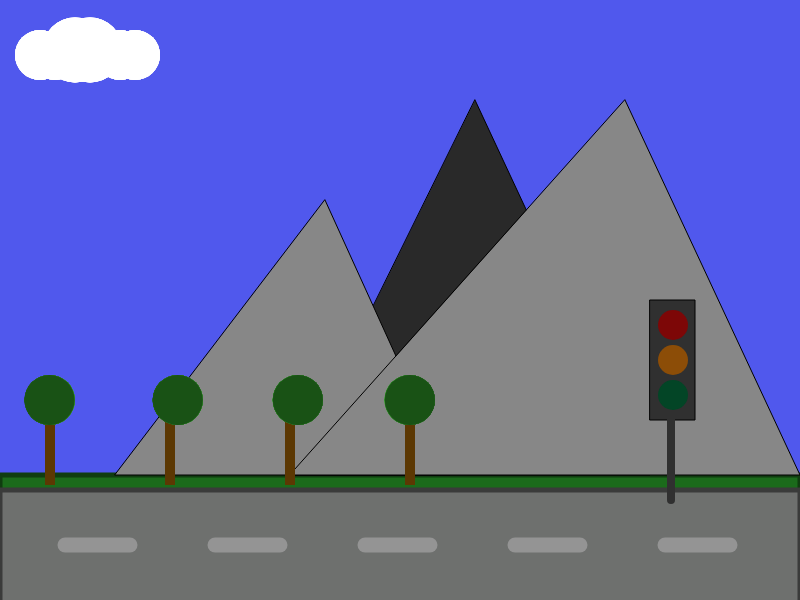
Frame 1 (no input)
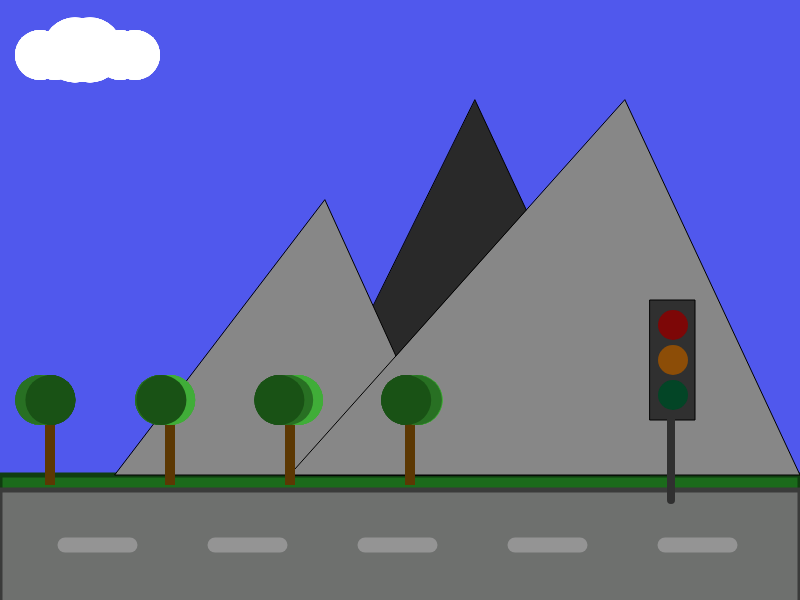
Frame 60 (no input)
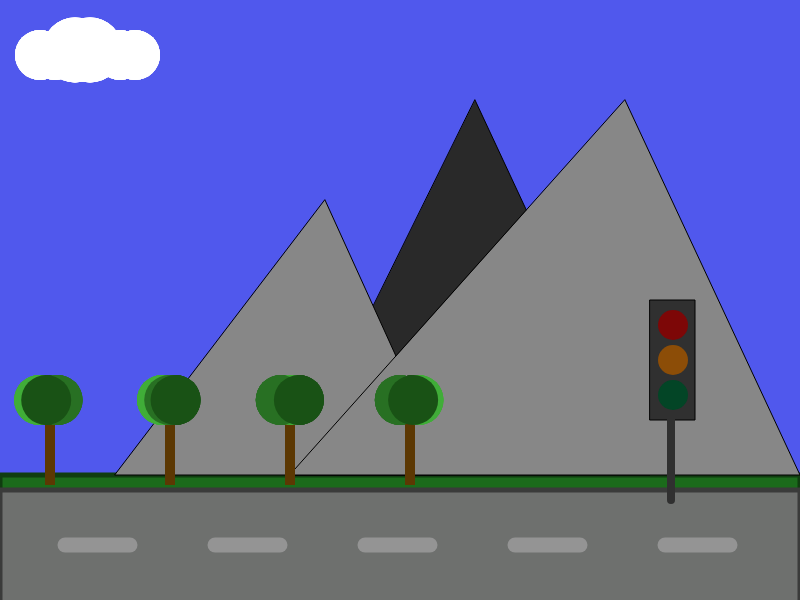
Frame 120 (the mouse pressed at the canvas centre since frame 60)

The p5.js sketch that drew these frames (run headless with seeded random() and noise() and a simulated clock; from frame 60 on, the mouse is pressed at the canvas centre):

// p5.js sketch
// ── sketch.js

function setup() {
  createCanvas(800, 600);
}

function draw() {


  //background 
  background(80,88,237);
  strokeWeight(5)
  stroke(16,61,16)
  fill(27,107,27)
  rect(0,475,800,)
  

  
  stroke(58,59,58)
  strokeWeight(5)
  fill(110,112,110)
  rect(0,490,800,)
  
  //road
  stroke(148,148,148)
  strokeWeight(15)

  for (let i=0; i<7; i++){
    line(65 + i * 150, 545, 130 + i * 150, 545);
  }
  noStroke(0)




    //mountains 
  stroke(0)
  strokeWeight(1)
  fill(41,41,41)
  triangle(290, 475, 650, 475, 475, 100)


  stroke(0)
  strokeWeight(1)
  fill(135,135,135)
  triangle(115, 475, 450, 475, 325, 200)

  stroke(0)
  strokeWeight(1)
  fill(135,135,135)
  triangle(290, 475, 800, 475, 625, 100)

  //traffic light
  fill(48)
  rect(650,300,45,120)

  strokeWeight(8)
  stroke(48)
  line(671,400,671,500)
  
  
  noStroke()
  fill(125,7,7)
  circle(673,325,30)
  fill(140,77,7)
  circle(673,360,30)
  fill(3,69,38)
  circle(673,395,30)
  

  //trees


  for(let i=0; i<4; i++){
    fill(92,56,3)
    rect(45 + i * 120,400,10, 85)



  for (let i =0; i<4; i++){
    let sway1 = sin(frameCount * 0.05 + i) * 10;
    let sway2 = sin(frameCount * 0.07 + i) * 10;
    let sway3 = sin(frameCount * 0.09 + i) * 10;

    fill(64,173,56)
    circle(49+i*120 + sway3,400,50)

    fill(40,112,35)
    circle(49+i*120 + sway2,400,50)

    fill(25,82,21)
    circle(49+i*120 + sway1,400,50)
  }
  //clouds

  fill(255)
  circle(40,55,50)
  circle(75,50,65)
  circle(120,55,50)

  fill(255)
  circle(55,55,50)
  circle(90,50,65)
  circle(135,55,50)
  
  
  
  
  //let auto1xpositie = 0;
  //rect(100 + auto1xpositie,100,140,50)
  //auto1xpositie = auto1xpositie + 5 

  //if(auto1xpositie>800){
  //auto1xpositie = - 300
  //}

  //letricchtingauto1=3

  




  }

  
  

  
  
}
  
